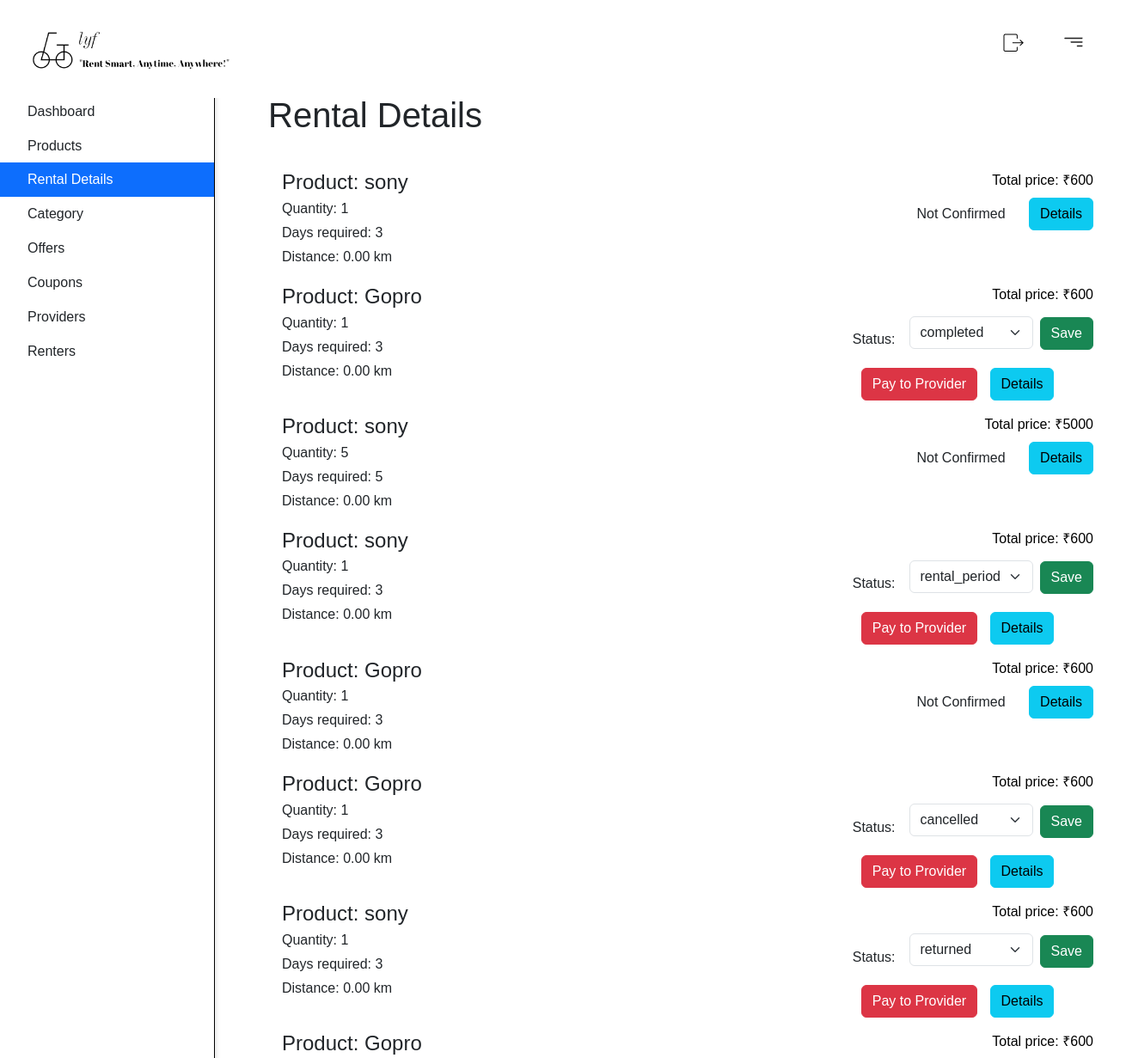
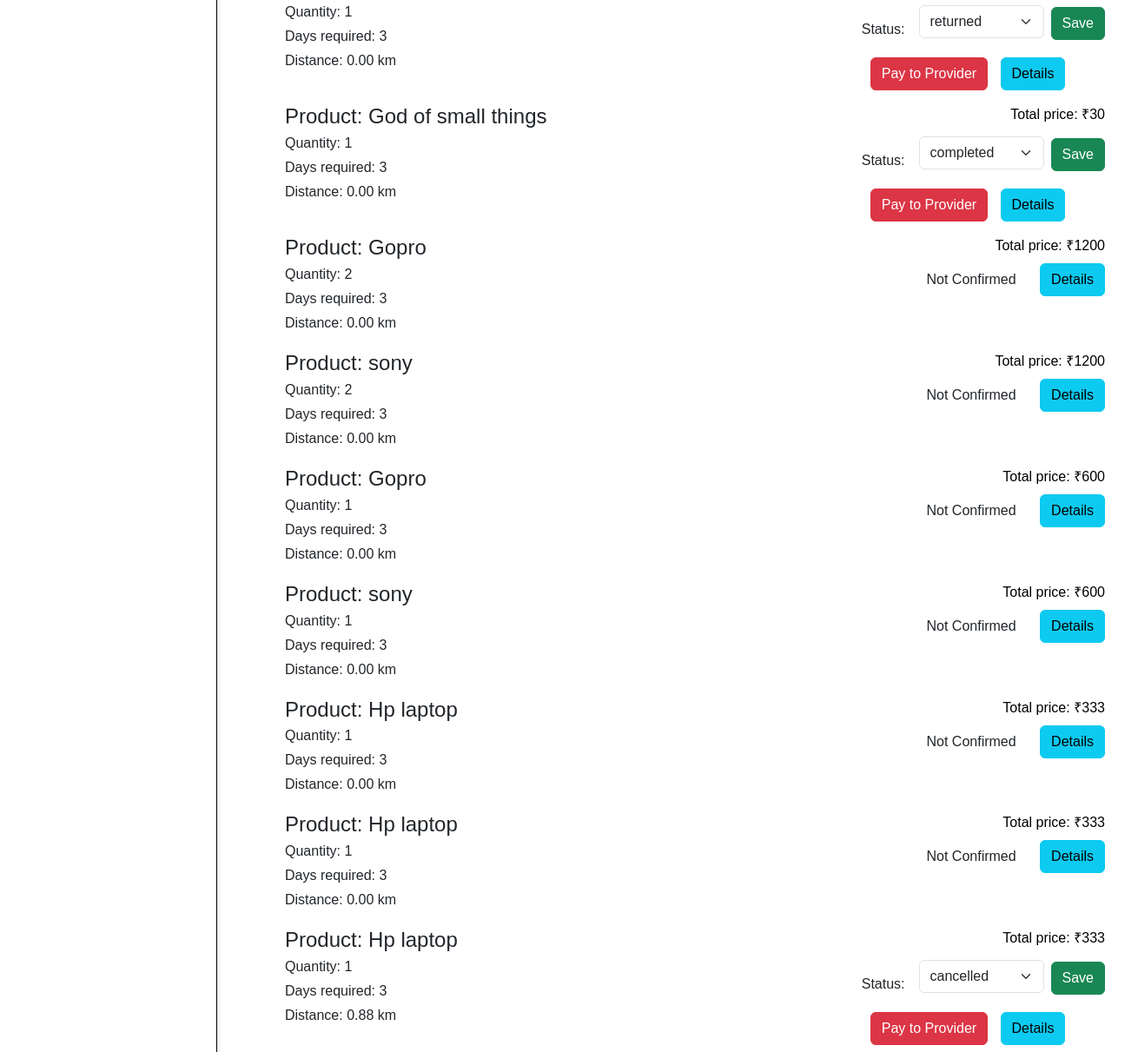
Screenshot of /rental_management/ (signed in) with the database file from the repository (2 pictures, top to bottom).
### order/models.py (models this page shows)
class order(models.Model):
    user = models.ForeignKey(CustomUser,on_delete=models.CASCADE)
    address = models.ForeignKey(userAddress,on_delete=models.CASCADE)
    product=models.ForeignKey(Product, on_delete=models.CASCADE)
    quantity=models.PositiveIntegerField(default=1)
    days_needed=models.PositiveIntegerField(default=3)
    date = models.DateField(default=datetime.now)
    del_date=models.DateField(default=datetime.now)
    ret_date = models.DateField(default=datetime.now)
    total_price = models.PositiveBigIntegerField(default=0)
    is_active = models.BooleanField(default=False)
    payment = models.BooleanField(default=False)
    payment_provider = models.BooleanField(default=False)
    caution_deposit = models.PositiveBigIntegerField()
    delivery_charge = models.PositiveBigIntegerField(default=40)
    platform_charges = models.PositiveBigIntegerField(default=10)
    total_charges = models.PositiveBigIntegerField(default=0)
    coupon = models.OneToOneField(coupons, related_name='order', null=True, blank=True, on_delete=models.SET_NULL)
    offer_total_price= models.PositiveBigIntegerField(default=0)
    offer_delivery_charge = models.PositiveBigIntegerField(default=0)
    offer_caution_deposit = models.PositiveBigIntegerField(default=0)
    offer_total_charges = models.PositiveBigIntegerField(default=0)
    cancelled_rental=models.BooleanField(default=False)
    distance  = models.FloatField(default=0)
    STATUS_CHOICES = [
        ('confirmed','confirmed'),
        ('Taken', 'Taken'),
        ('Shipped', 'shipped'),
        ('delivered', 'delivered'),
        ('rental_period','rental_period'),
        ('returned','returned'),
        ('cancelled','cancelled'),
        ('completed','completed'),
    ]
    PAYMENT_CHOICES = [
        ('paypal','paypal'),
        ('wallet','wallet'),
    ]
    status = models.CharField(
        max_length=20,
        choices=STATUS_CHOICES
    )
    payment_choice=models.CharField(
        max_length=20,
        choices=PAYMENT_CHOICES
    )

### adminPanel/models.py (models this page shows)
class Product(models.Model):
    phone_number_validator = RegexValidator(
        regex=r'^\d{1,15}$',  # This regex allows 1 to 15 digits
        message='Phone number must contain only digits.',
        code='invalid_phone_number'
    )
    user = models.ForeignKey(CustomUser, related_name='products', on_delete=models.CASCADE)
    category=models.ForeignKey(Categories, related_name='products',on_delete=models.CASCADE)
    title  = models.CharField(max_length=50)
    description = models.TextField(blank=True)
    price=models.IntegerField()
    security=models.IntegerField()
    quantity=models.PositiveIntegerField()
    image=models.ImageField(upload_to='uploads/product_images/',blank=True,null=True)
    pincodePro=models.CharField(max_length=20)
    address = models.CharField(max_length=50,null=False)
    street = models.CharField(max_length=50,null=False)
    phone = models.CharField(max_length=20,blank=True,
        null=True,
        validators=[phone_number_validator])
    city = models.CharField(max_length=20)
    state= models.CharField(max_length=50,null=False)
    created_at=models.DateTimeField(auto_now_add=True)
    updated_at=models.DateTimeField(auto_now=True)
    availability=models.BooleanField(default=True)
    is_active = models.BooleanField(default=False)
    def __str__(self) -> str:
        return self.title

### adminPanel/views.py (the view)
    def wrapper(request, *args, **kwargs):
        if request.user.is_authenticated and request.user.is_staff:
            return view_func(request, *args, **kwargs)
        else:
            return HttpResponseForbidden("You don't have permission to access this page.")

### adminPanel/views.py (called while the page is built)
def admin_access_required(view_func):
    def wrapper(request, *args, **kwargs):
        if request.user.is_authenticated and request.user.is_staff:
            return view_func(request, *args, **kwargs)
        else:
            return HttpResponseForbidden("You don't have permission to access this page.")
    return wrapper

### order/views.py (called while the page is built)
@admin_access_required
def rental_management(request):
    ord=order.objects.all()
    return render(request,'adminPanel/adminRentalDetails.html',{'ord':ord})

### templates/adminPanel/adminRentalDetails.html (shortened to what this page needs)
{% extends 'adminPanel/adminPanel.html' %}
{% block content %}
<div id="sidebarMenu" class="sidebar bg-white">
    <div class="position-sticky">
        <div class="list-group list-group-flush">
            <a href="{% url 'adminPanel:adminPanel' %}" class="list-group-item list-group-item-action py-2 ripple">
                <span>Dashboard</span>
            </a>
            <a href="{% url 'adminPanel:adminProducts' %}" class="list-group-item list-group-item-action py-2 ripple">
                <span>Products</span>
            </a>
            <a href="{% url 'order:rental_management' %}" class="list-group-item list-group-item-action py-2 ripple active">
                <span>Rental Details</span>
            </a>
            <a href="{% url 'adminPanel:adminCategory' %}" class="list-group-item list-group-item-action py-2 ripple">
                <span>Category</span>
            </a>
            <a href="{% url 'adminPanel:user_offers' %}" class="list-group-item list-group-item-action py-2 ripple">
                <span>Offers</span>
            </a>
            <a href="{% url 'adminPanel:coupons_page' %}" class="list-group-item list-group-item-action py-2 ripple">
                <span>Coupons</span>
            </a>
            <a href="{% url 'adminPanel:providerList' %}" class="list-group-item list-group-item-action py-2 ripple">
                <span>Providers</span>
            </a>
            <a href="{% url 'adminPanel:renterList' %}" class="list-group-item list-group-item-action py-2 ripple ">
                <span>Renters</span>
            </a>
        </div>
    </div>
</div>
<div id="productContent" class="container d-flex flex-column" style="max-width: 1000px; height: 500px; margin-top: 110px; margin-left: 300px;">
    <h1 class="text-2xl">Rental Details</h1><br>
    <ul class="list-group">
        {% for i in ord %}
            <li class="list-group-item">
                <div class="d-flex justify-content-between">
                    <div>
                        <h4 class="mb-1">Product: {{ i.product }}</h4>
                        <p class="mb-1">Quantity: {{ i.quantity }}</p>
                        <p class="mb-1">Days required: {{ i.days_needed }}</p>
                        <p class="mb-1">Distance: {{ i.distance|floatformat:2 }} km</p>
                    </div>
                    <div class="col d-flex flex-column align-items-end">
                        <span class="mb-2" style="color: #000000;">Total price: ₹{{ i.total_price }}</span>
                        <div class="footer">
                            {% if i.payment %}
                                <form method="post" action="{% url 'order:statusChange' i.id %}">
                                    <div class="row g-2 align-items-center">
                                        <div class="col-auto">
                                            <label for="status" class="label me-2">Status:</label>
                                        </div>
                                        <div class="col-auto">
                                            <select name="status" id="status" class="form-select">
                                                {% for choice in i.STATUS_CHOICES %}
                                                    <option value="{{ choice.0 }}" {% if choice.0 == i.status %}selected{% endif %}>
                                                        {{ choice.1 }}
                                                    </option>
                                                {% endfor %}
                                            </select>
                                        </div>
                                        <div class="col-auto">
                                            <button type="submit" class="btn btn-success" style="margin-top: -15px;">Save</button>
                                        </div>
                                    </div>
                                </form>
                                {% if i.payment_provider %}
                                    <button class="btn btn-danger hover" style="margin-left: 10px;">Payment completed</button>
                                {% else %}
                                    <a href="{% url 'payments:provider_pay' i.id %}" class="btn btn-danger" style="margin-left: 10px;">Pay to Provider</a>
                                {% endif %}
                            {% else %}
                                <a href="" class="btn btn-block">Not Confirmed</a>
                            {% endif %}
                            <a href="{% url 'adminPanel:order_complete_details' i.id %}" class="btn btn-info" style="margin-left: 10px;">Details</a>
                        </div>
                    </div>
                </div>
            </li>
        {% endfor %}
    </ul>
</div>
{% endblock %}

### staticfields/style.css (style rules this page uses)
* { font-family: 'poppins',sans-serif; margin: 0; padding: 0; box-sizing: border-box; }
body { background: #ffffff; }
a { text-decoration: none; color: black; }
input[type=text], input[type=password],input[type=email], input[type=number], select { width: 100%; padding: 15px; margin: 5px 0 22px 0; display: inline-block; border: none; background: #f1f1f1; }

### templates/adminPanel/adminPanel.html (style rules this page uses)
body { margin: 0; padding: 0; }
.list-group-item { border: none; cursor: pointer; }
.active { background-color: #9cc4f0; color: #fff; }
#sidebarMenu { width: 250px; position: fixed; top: 0; left: 0; height: 100%; overflow-y: auto; background-color: #fff; border-right: 1px solid #000000; border-top: 4px solid #007bff; box-shadow: 2px 0px 5px rgba(0, 0, 0, 0.1); padding-top: 56px; margin-top: 50px; }

### rows the page displays
order: product "sony", quantity "1", days_needed "3", distance "0.00", total_price "600", payment "Not Confirmed"
order: product "Gopro", quantity "1", days_needed "3", distance "0.00", total_price "600", status "completed", payment_provider "Pay to Provider"
order: product "sony", quantity "5", days_needed "5", distance "0.00", total_price "5000", payment "Not Confirmed"
order: product "sony", quantity "1", days_needed "3", distance "0.00", total_price "600", status "rental_period", payment_provider "Pay to Provider"
order: product "Gopro", quantity "1", days_needed "3", distance "0.00", total_price "600", payment "Not Confirmed"
order: product "Gopro", quantity "1", days_needed "3", distance "0.00", total_price "600", status "cancelled", payment_provider "Pay to Provider"
order: product "sony", quantity "1", days_needed "3", distance "0.00", total_price "600", status "returned", payment_provider "Pay to Provider"
order: product "Gopro", quantity "1", days_needed "3", distance "0.00", total_price "600", status "returned", payment_provider "Pay to Provider"
order: product "God of small things", quantity "1", days_needed "3", distance "0.00", total_price "30", status "completed", payment_provider "Pay to Provider"
order: product "Gopro", quantity "2", days_needed "3", distance "0.00", total_price "1200", payment "Not Confirmed"
order: product "sony", quantity "2", days_needed "3", distance "0.00", total_price "1200", payment "Not Confirmed"
order: product "Gopro", quantity "1", days_needed "3", distance "0.00", total_price "600", payment "Not Confirmed"
order: product "sony", quantity "1", days_needed "3", distance "0.00", total_price "600", payment "Not Confirmed"
order: product "Hp laptop", quantity "1", days_needed "3", distance "0.00", total_price "333", payment "Not Confirmed"
order: product "Hp laptop", quantity "1", days_needed "3", distance "0.00", total_price "333", payment "Not Confirmed"
order: product "Hp laptop", quantity "1", days_needed "3", distance "0.88", total_price "333", status "cancelled", payment_provider "Pay to Provider"
